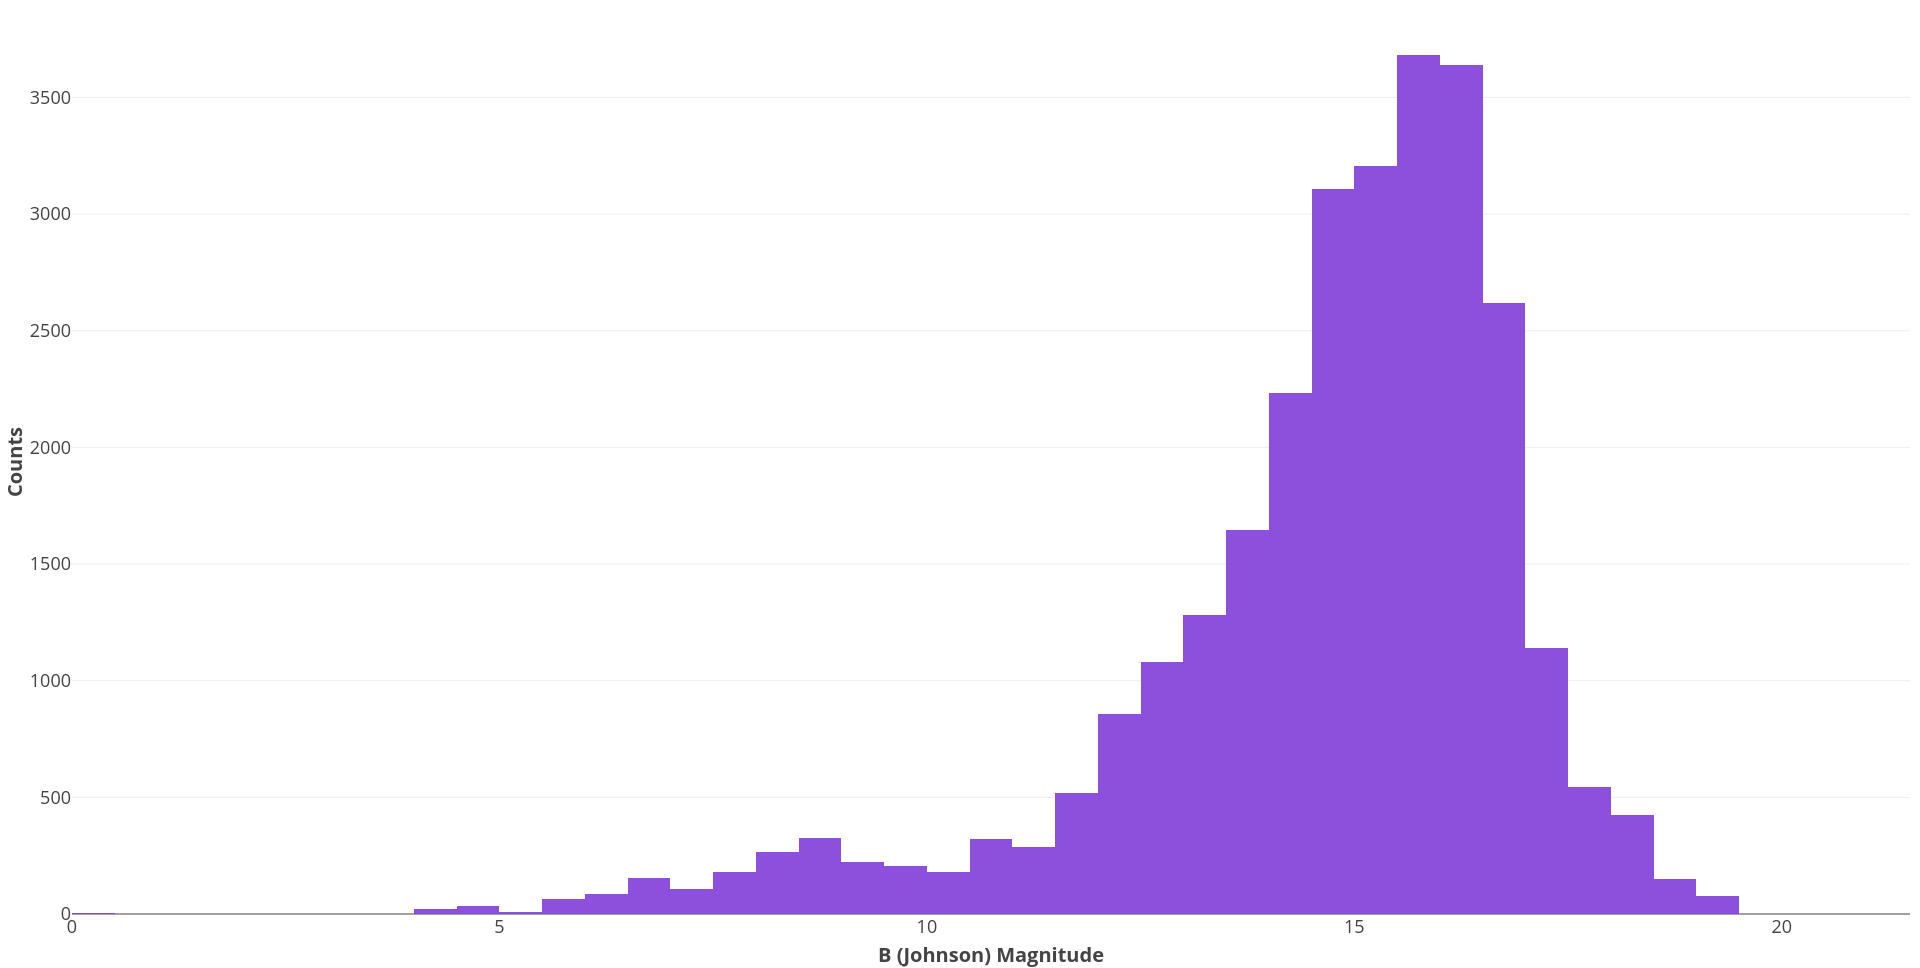

This figure's R source:

# Paths:
path_data = "data/"
path_lib = "renv/library/R-4.1/x86_64-pc-linux-gnu/"

# Packages:
require(dplyr, lib = path_lib)
require(readr, lib = path_lib)
require(RColorBrewer, lib = path_lib)
require(plotly, lib = path_lib)

# Dataset:
df = readr::read_csv(paste0(path_data, "nasa_exoplanets.csv")) %>%
         as.data.frame()
attr(df, "spec") = NULL
df_varnames = readr::read_csv(paste0(path_data, "nasa_exoplanets_var_names.csv")) %>%
                  as.data.frame()
attr(df_varnames, "spec") = NULL

# Variables:
x_var = "sy_bmag"
x_var_name = (df_varnames %>%
                 dplyr::filter(var == x_var))$var_name

# Adapt the data:
x_vals = df[, x_var]

# Plot:
p = plot_ly(
        x = x_vals,
        type = "histogram",
        histfunc = "count",
        histnorm = "",
        nbinsx = 100,
        color = "#813DDA",
        colors = "#813DDA",
        opacity = 0.9,
        hovertemplate = paste0("<b>Counts: %{y:,}<br>",
                               x_var_name, ": %{x:,}</b><extra></extra>")
    ) %>%
    layout(
        xaxis = list(
            title = paste0("<b>", x_var_name, "</b>"),
            titlefont = list(
                size = 20
            ),
            tickfont = list(
                size = 18
            ),
            categoryorder = "array"
        ),
        yaxis = list(
            title = paste0("<b>Counts</b>"),
            titlefont = list(
                size = 20
            ),
            tickfont = list(
                size = 18
            )
        ),
        margin = list(
            l = 10,
            r = 10,
            t = 10,
            b = 10
        ),
        hoverlabel = list(
            font = list(
                size = 18
            )
        ),
        showlegend = FALSE
    )

p
